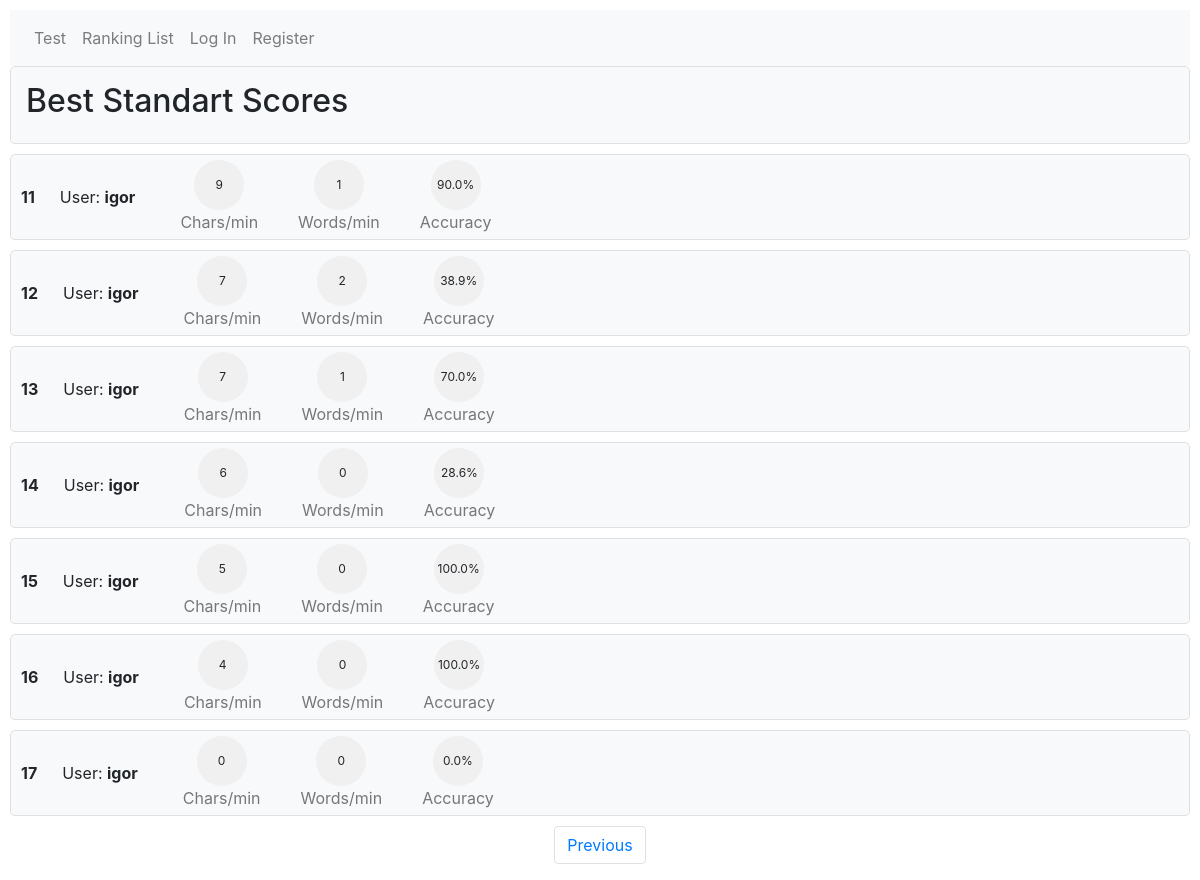
Page /ranking/Standart?page=2 on the earlier database version.
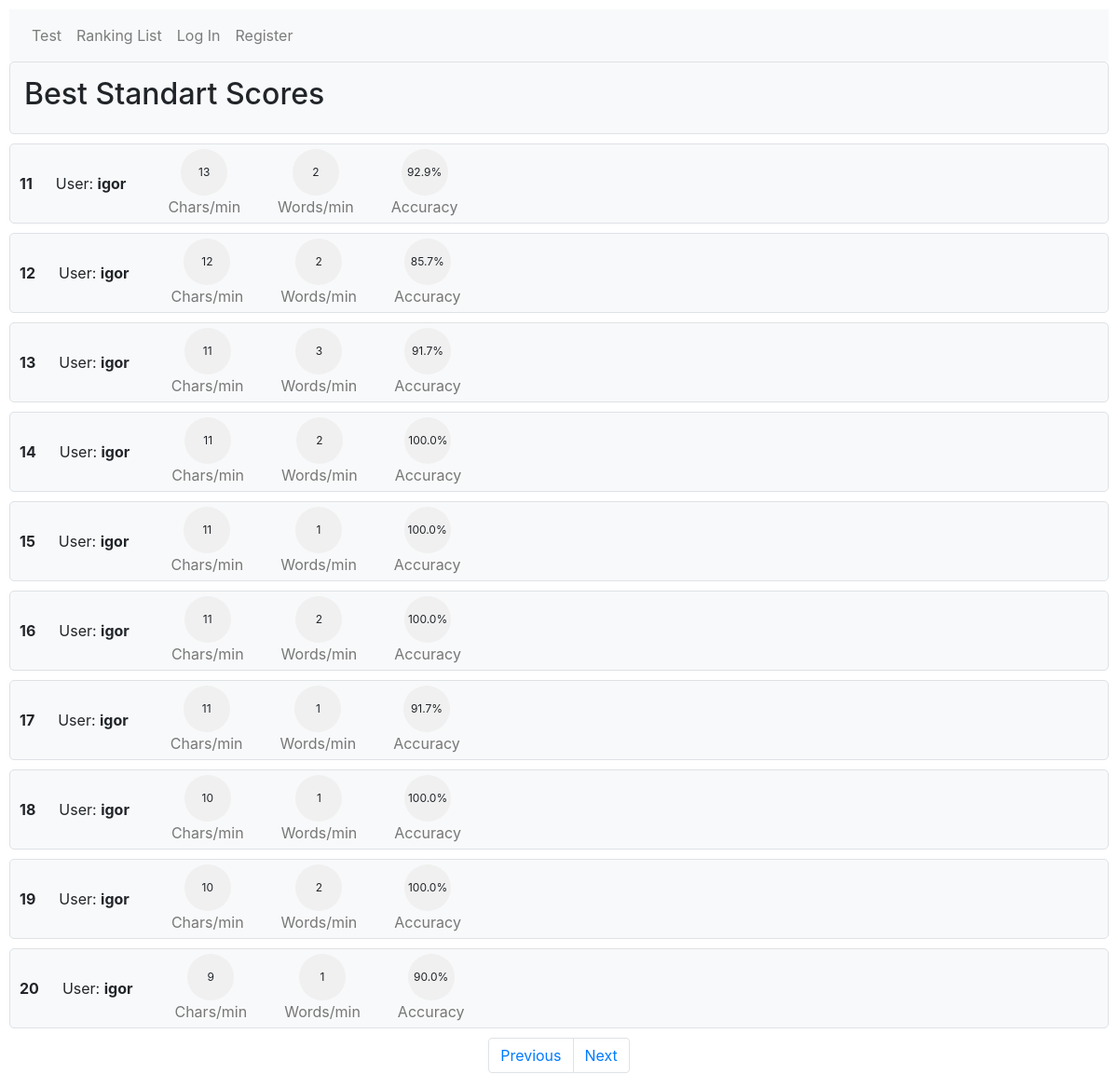
Same page on the later database version.
### type_speed/models.py (models this page shows, shortened)
class Scores(models.Model):
    user = models.ForeignKey(User, on_delete=models.CASCADE, related_name="scores")
    words_min = models.IntegerField(default=0)
    chars_min = models.IntegerField(default=0)
    accuracy = models.CharField(max_length=32)
    custom = models.BooleanField(default=False)
    text = models.ForeignKey(CustomText, on_delete=models.CASCADE, null=True, blank=True)

class User(AbstractUser):
    gender = models.CharField(max_length=32, default='other')

### type_speed/views.py (the view)
# urls.py: path("ranking/<str:mode>", views.filtered, name="filtered"),
def filtered(request, mode):
    if mode == "Standart" or not User.objects.filter(username=request.user):
        scores = Scores.objects.filter(custom=False).order_by('-chars_min')
        mode = "Standart"
    elif mode == "Custom":
        scores = Scores.objects.filter(custom=True).order_by('-chars_min')
    p = Paginator(scores, 10)
    page = request.GET.get('page')
    scores = p.get_page(page)
    start_rank = (scores.number - 1) * scores.paginator.per_page
    return render(request, "type_speed/ranking.html", {
        'scores': scores,
        'start_rank': start_rank,
        "mode": mode
    })

### type_speed/templates/type_speed/ranking.html (shortened to what this page needs)
{% extends "type_speed/layout.html" %}
{% load static %}
{% block body %}
    <div id="ranking">
        <ul class="list-group">
            <li class="list-group-item" style="padding: 15px;">
                <b><h2>Best {{ mode }} Scores</h2></b>
            </li>
            {% for score in scores %}
                <li class="list-group-item">
                    <b>{{ start_rank|add:forloop.counter }}</b>
                    <div class="test-results">
                        <div id="username-div">
                            User: <b>{{score.user}}</b>
                        </div>
                        <div class="result-item">
                            <div class="results">{{ score.chars_min }}</div>
                            <div class="result-description">Chars/min</div>
                        </div>
                        <div class="result-item">
                        <div class="results">{{ score.words_min }}</div>
                        <div class="result-description">Words/min</div>
                        </div>
                        <div class="result-item">
                        <div class="results">{{ score.accuracy }}</div>
                        <div class="result-description">Accuracy</div>
                    </div>
                </li>
            {% endfor %}
        </ul>
    </div>
    <nav>
        <ul class="pagination justify-content-center">
            {% if scores.has_previous %}
                <li class="page-item"><a class="page-link" href="?page={{ scores.previous_page_number }}">Previous</a></li>
            {% endif %}
            {% if scores.has_next %}
                <li class="page-item"><a class="page-link" href="?page={{ scores.next_page_number }}">Next</a></li>
            {% endif %}
        </ul>
    </nav>
{% endblock %}

Differences in the rows shown:
no longer on this page (row unchanged): Scores: counter "12", user "igor", chars_min "7", words_min "2", accuracy "38.9%"
no longer on this page (row unchanged): Scores: id "13", user "igor", chars_min "7", words_min "1", accuracy "70.0%"
no longer on this page (row unchanged): Scores: counter "14", user "igor", chars_min "6", words_min "0", accuracy "28.6%"
no longer on this page (row unchanged): Scores: counter "15", user "igor", chars_min "5", words_min "0", accuracy "100.0%"
no longer on this page (row unchanged): Scores: counter "16", user "igor", chars_min "4", words_min "0", accuracy "100.0%"
no longer on this page (row unchanged): Scores: counter "17", user "igor", chars_min "0", words_min "0", accuracy "0.0%"
added Scores: counter "11", user "igor", chars_min "13", words_min "2", accuracy "92.9%"
added Scores: chars_min "12", user "igor", words_min "2", accuracy "85.7%"
now on this page (row unchanged): Scores: counter "13", user "igor", chars_min "11", words_min "3", accuracy "91.7%"
added Scores: counter "14", user "igor", chars_min "11", words_min "2", accuracy "100.0%"
added Scores: counter "15", user "igor", chars_min "11", words_min "1", accuracy "100.0%"
added Scores: counter "16", user "igor", chars_min "11", words_min "2", accuracy "100.0%"
added Scores: counter "17", user "igor", chars_min "11", words_min "1", accuracy "91.7%"
added Scores: counter "18", user "igor", chars_min "10", words_min "1", accuracy "100.0%"
added Scores: counter "19", user "igor", chars_min "10", words_min "2", accuracy "100.0%"
computed for Scores (number 10 of 10 on the later page): counter "11" → "20"
Other differences:
text now shown: "Next"
